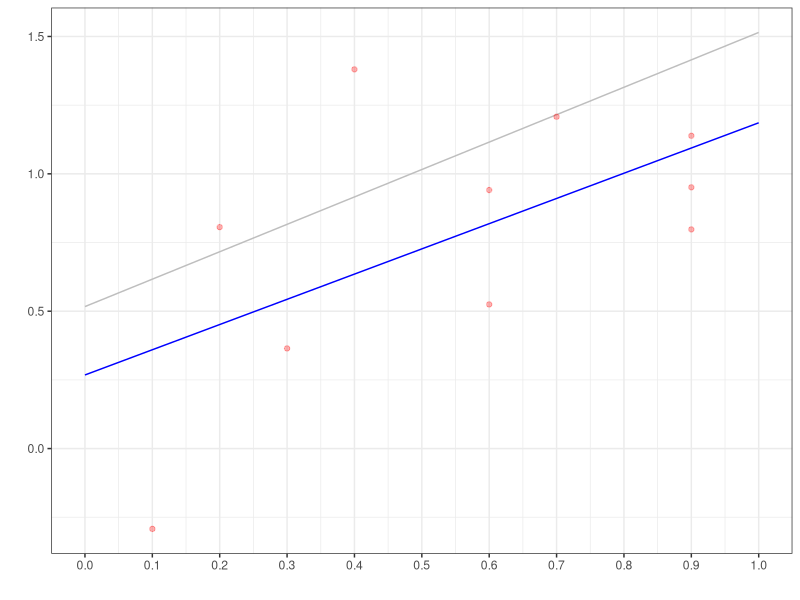
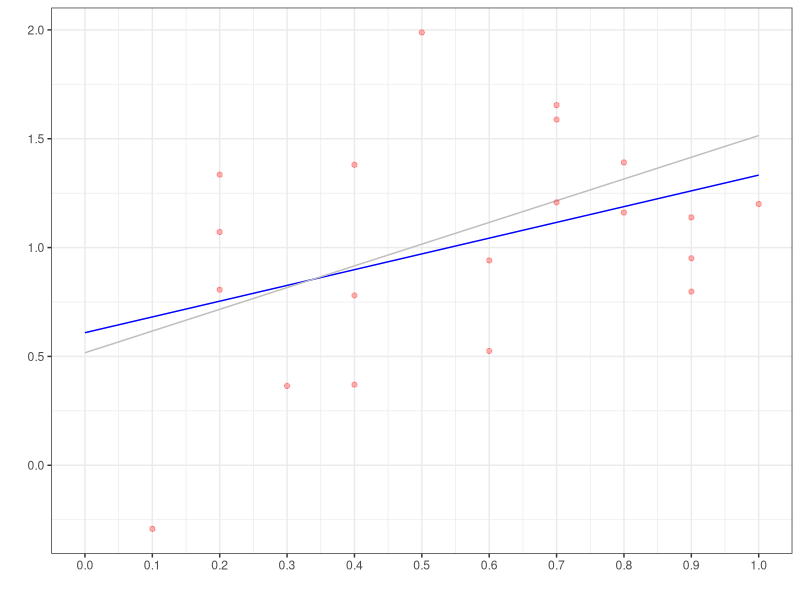
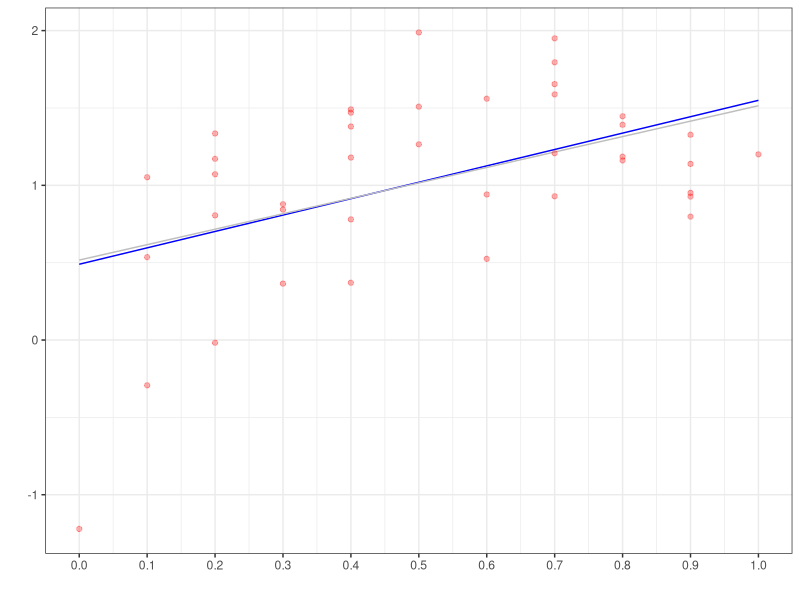
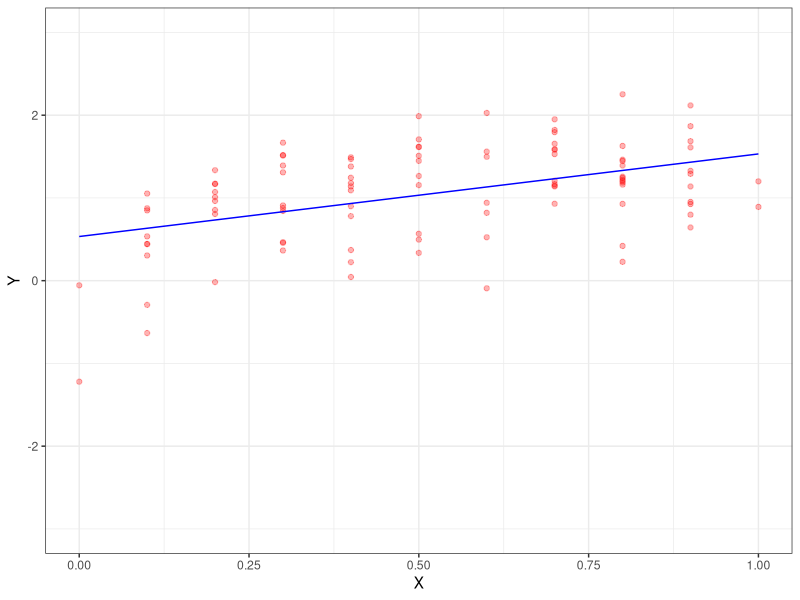
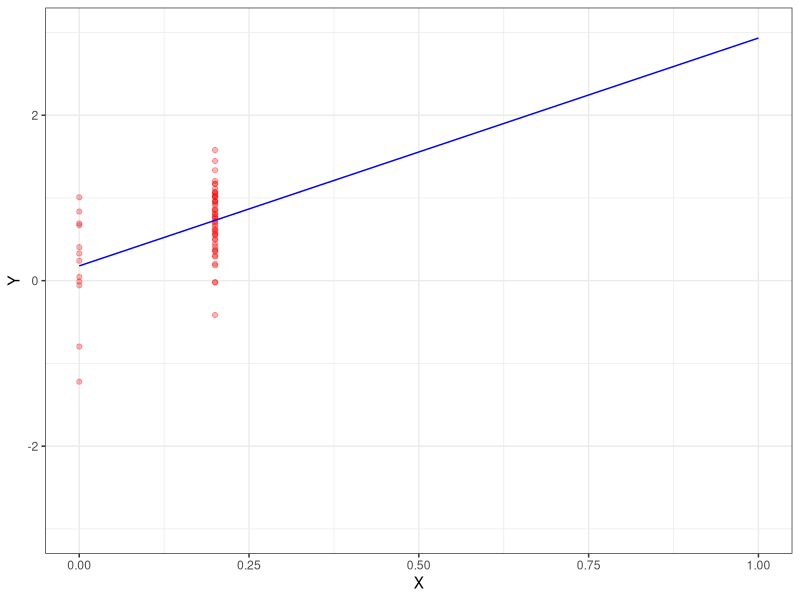
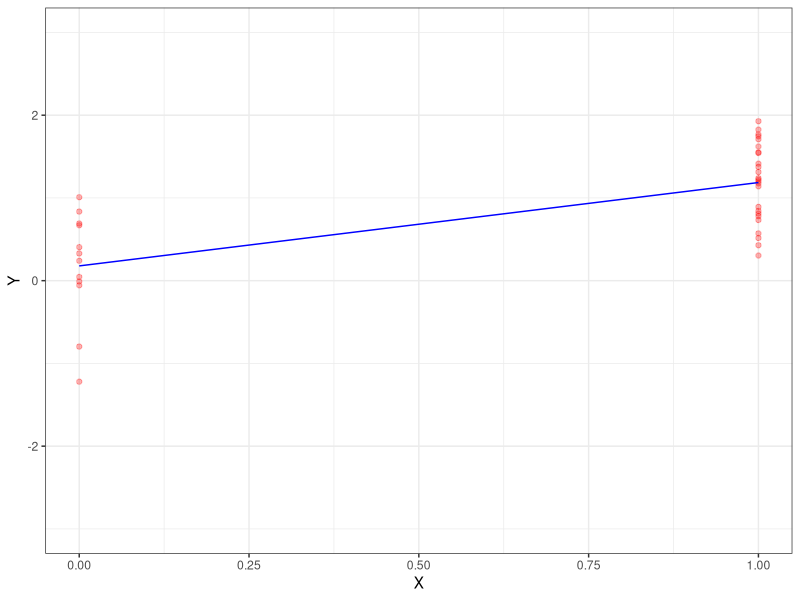
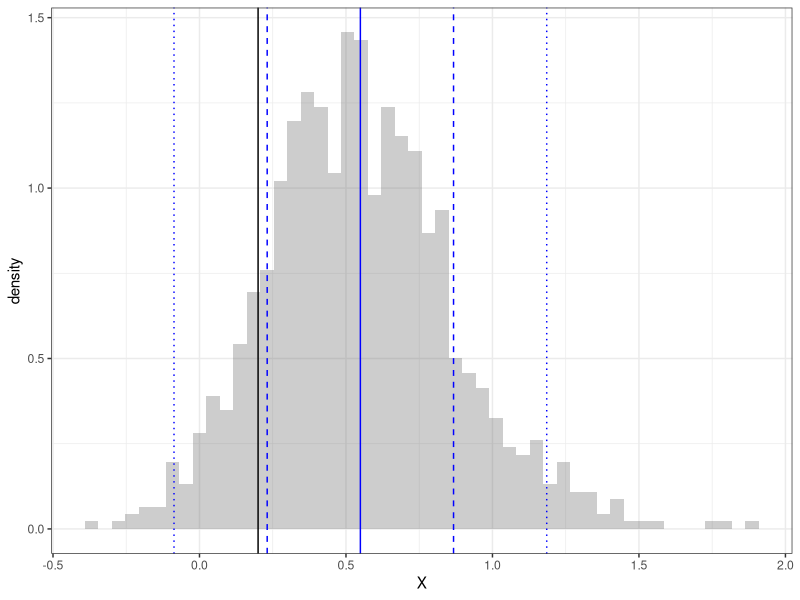
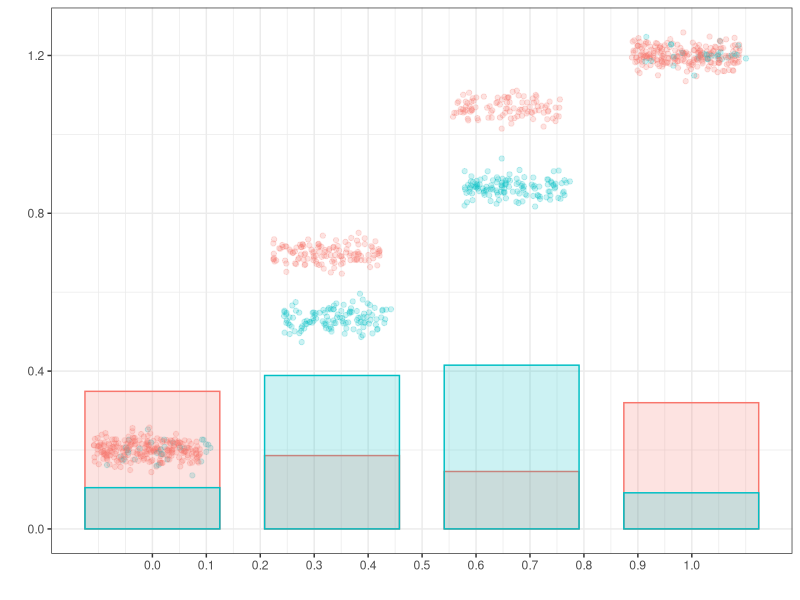

Write the R code that produced these figures, in order.
## ---- chunk 1
library(purrr)
library(tibble)
library(dplyr)
library(magrittr)
library(ggplot2)
theme_set(theme_bw())
## ---- chunk 2
#| layout-ncol: 3
set.seed(1)
mu = function(x){.2 + x + .5*sinpi(x)}
n = c(10, 20, 40, 1000000)
X = round(runif(max(n)), 1)
Y = mu(X) + .5*rnorm(max(n))
data = data.frame(X=X, Y=Y)
pop.model = lm(Y~X, data=data)
for(ii in 1:3) { 
  model = lm(Y~X, data=data[1:n[ii], ])
  grid = expand.grid(X=seq(0,1,by=.01))
  plot = ggplot(grid) + geom_line(aes(x=X, y=predict(model, newdata=grid)), color='blue') + 
    geom_line(aes(x=X, y=predict(pop.model, newdata=grid)), color='gray') + 
    geom_point(aes(x=X, y=Y), data=data[1:n[ii], ], color='red', alpha=.3) + 
    scale_x_continuous(breaks=seq(0,1,by=.1)) + xlab('') + ylab('') + theme_bw()
  print(plot)
}
## ---- chunk 3
#| layout-ncol: 3
n = 100
model1 = lm(Y~X, data=data[1:n, ])
grid = expand.grid(X=seq(0,1,by=.01))
ggplot(data[1:n,]) + geom_point(aes(x=X, y=Y), color='red', alpha=.3) + 
  geom_line(aes(x=X, y=predict(model1, newdata=data.frame(X=X))), data=grid, color='blue') +
  coord_cartesian(ylim=c(-3,3), xlim=c(0,1))

model2 = lm(Y~X, data=data[data$X %in% c(0,.2) & 1:nrow(data) <= 500, ])
ggplot(data[data$X %in% c(0,.2) & 1:nrow(data) <= 500, ]) +
 geom_point(aes(x=X, y=Y), color='red', alpha=.3) + 
  geom_line(aes(x=X, y=predict(model2, newdata=data.frame(X=X))), data=grid, color='blue') +
  coord_cartesian(ylim=c(-3,3), xlim=c(0,1)) 

model3 = lm(Y~X, data=data[data$X %in% c(0,1) & 1:nrow(data) <= 500, ])
ggplot(data[data$X %in% c(0,1) & 1:nrow(data) <= 500, ]) +
 geom_point(aes(x=X, y=Y), color='red', alpha=.3) + 
  geom_line(aes(x=X, y=predict(model3, newdata=data.frame(X=X))), data=grid, color='blue') +
  coord_cartesian(ylim=c(-3,3), xlim=c(0,1)) 
## ---- chunk 4
sampdist = replicate(1000, {
  samp = data[sample(1:nrow(data), 13, replace=TRUE), ]
  model = lm(Y~X, data=samp)
  c(coef(model)[1])
})
ggplot() + geom_histogram(aes(x=X, y=after_stat(density)), 
  data=data.frame(X=sampdist), bins=50, alpha=.3) +
  geom_vline(aes(xintercept=mu(0)), color='black') +
  geom_vline(aes(xintercept=mean(sampdist)), color='blue') +
  geom_vline(aes(xintercept=mean(sampdist)+c(-1,1)*sd(sampdist)), color='blue', linetype='dashed') + 
  geom_vline(aes(xintercept=mean(sampdist)+c(-2,2)*sd(sampdist)), color='blue', linetype='dotted') 
## ---- chunk 5
library(ggplot2)
mu = function(d, x){.2 + (1-d)*sinpi(x/2) + d*x}
pi = function(x){ 1 - (.1 + .8*abs(cospi(x))) }

set.seed(1)
n = 1000
X = sample(seq(0,1,by=.333), n, replace=T)
D = rbinom(n, 1, pi(X))
Y = mu(D,X) + .02*rnorm(n)
data = data.frame(X=X, D=D, Y=Y)
summaries = data %>% group_by(D,X) %>% summarize(mu=mean(Y), n = n()) %>%
                     group_by(D) %>% mutate(f=n/sum(n))

scatter = ggplot(data) + 
  geom_point(aes(x=X+.01*(2*D-1), y=Y, color=factor(D)), 
             position=position_jitter(w=.1,h=0), alpha=.2) + 
  scale_x_continuous(breaks=seq(0,1,by=.1)) + xlab('') + ylab('') + 
  geom_col(aes(x=X, y=f, fill=factor(D), color=factor(D)), data=summaries, position='identity', alpha=.2, width=.25) +
  guides(color='none', fill='none') + theme_bw()
scatter 
## ---- chunk 6
f0 = summaries %>% filter(D==0)
f0 = f0[order(f0$X),]
f1 = summaries %>% filter(D==1)
f1 = f1[order(f1$X),]
options(digits=2)
## ---- chunk 7
#| echo: true
additive.model = lm(Y~D+X, data=data) 
summary(additive.model)
## ---- chunk 8
muhat.additive = function(d,x) { predict(additive.model, newdata=data.frame(X=x,D=d)) }
grid = expand.grid(X=seq(0,1,by=.01), D=0:1)
scatter + geom_line(aes(x=X, y=muhat.additive(D,X), color=factor(D)), data=grid)
## ---- chunk 9
#| echo: true

quadratic.formula  = Y ~ D*(1+X+I(X^2))
quadratic.model = lm(quadratic.formula, data=data) 
summary(quadratic.model)
## ---- chunk 10
muhat.quadratic = function(d,x) { predict(quadratic.model, newdata=data.frame(X=x,D=d)) }
grid = expand.grid(X=seq(0,1,by=.01), D=0:1)
scatter + geom_line(aes(x=X, y=muhat.quadratic(D,X), color=factor(D)), data=grid)
## ---- chunk 11
estimate.ATT = function(model, data) {
  X = data$X
  D = data$D
  muhat = function(d,x) { predict(model, newdata=data.frame(X=x,D=d)) }
  mean(muhat(1,X[D==1]) - muhat(0, X[D==1]))
}
## ---- chunk 12
set.seed(1)
## ---- chunk 13
#| echo: true  
#| cache: true 
B=1000
ATT.boot = rep(NA,B)
for( b in 1:B ){
  bootind = sample(1:nrow(data),size=nrow(data),replace=TRUE)
  data.boot = data[bootind,]
  model.boot = lm(quadratic.formula, data=data.boot) 
  ATT.boot[b] = estimate.ATT(model.boot, data.boot)
}
## ---- chunk 14
#| echo: true
sd(ATT.boot)/sqrt(n)
## ---- chunk 15
ggplot() + geom_histogram(aes(x=ATT.boot, y=after_stat(density)), alpha=.3, fill='orange') 
## ---- chunk 16
ATTweights = function(d,x) { d + (1-d)*pi(x)/(1-pi(x)) }
data$ATTweights = ATTweights(data$D, data$X)
additive.model.ipw = lm(Y~D+X, data=data, weights=ATTweights) 
summary(additive.model.ipw)
## ---- chunk 17
#| layout-nrow: 2
muhat.ipw.additive = function(d,x) { predict(additive.model.ipw, newdata=data.frame(X=x,D=d)) }
scatter + 
  geom_line(aes(x=X, y=muhat.additive(D, X), color=factor(D)), data=grid) +
  geom_line(aes(x=X, y=muhat.ipw.additive(D,X), color=factor(D)), data=grid, linetype='dashed')
## ---- chunk 18
#| cache: true
set.seed(1) 
B=5000
ATT.boot = data.frame(additive=rep(NA,B), additive.ipw=rep(NA,B), quadratic=rep(NA,B))
for( b in 1:B ){
  bootind = sample(1:nrow(data),size=nrow(data),replace=TRUE)
  data.boot = data[bootind,]
  boot.model.additive.ipw = lm(Y~D+X, data=data.boot, weights=ATTweights)
  boot.model.quadratic = lm(quadratic.formula, data=data.boot)
  boot.model.additive = lm(Y~D+X, data=data.boot)
  ATT.boot$additive[b] = estimate.ATT(boot.model.additive, data.boot)
  ATT.boot$additive.ipw[b] = estimate.ATT(boot.model.additive.ipw, data.boot)
  ATT.boot$quadratic[b] = estimate.ATT(boot.model.quadratic, data.boot) 
}
## ---- chunk 19
ATT.point = data.frame(additive.ipw = estimate.ATT(additive.model.ipw, data),
                       additive = estimate.ATT(additive.model, data),
                       quadratic = estimate.ATT(quadratic.model, data))
## ---- chunk 20
ggplot(ATT.boot) + 
  geom_histogram(aes(x=additive, y=after_stat(density)), alpha=.3, fill='orange', bins=100) +
  geom_histogram(aes(x=quadratic, y=after_stat(density)), alpha=.3,  fill='magenta', bins=100) + 
  geom_histogram(aes(x=additive.ipw, y=after_stat(density)), alpha=.3,  fill='blue', bins=100) +
  geom_pointrange(aes(y=20, x=ATT.point$additive, xmin=ATT.point$additive-2*sd(ATT.boot$additive), xmax=ATT.point$additive+2*sd(ATT.boot$additive)), color='orange') + 
  geom_pointrange(aes(y=30, x=ATT.point$quadratic, xmin=ATT.point$quadratic-2*sd(ATT.boot$quadratic), xmax=ATT.point$quadratic+2*sd(ATT.boot$quadratic)), color='magenta') +
  geom_pointrange(aes(y=40, x=ATT.point$additive.ipw, xmin=ATT.point$additive.ipw-2*sd(ATT.boot$additive.ipw), xmax=ATT.point$additive.ipw+2*sd(ATT.boot$additive.ipw)), color='blue') + xlab('') + ylab('')
## ---- chunk 21
set.seed(5)

mu = function(d, x){.2 + x + (1-d) }
pi = function(x){ 1 - .01 -.98*abs(cospi(x/2)) }

m = 10000
X = sample(seq(0,1,by=.3333), m, replace=T)
D = rbinom(m, 1, pi(X))
Y = mu(D,X) + .02*rnorm(m)
pop = data.frame(X=X, D=D, Y=Y)

pop.scatter = ggplot(pop) + 
  geom_point(aes(x=X+.01*(2*D-1), y=Y, color=factor(D)), 
             position=position_jitter(w=.1,h=0), alpha=.3, size=1) + 
  scale_x_continuous(breaks=seq(0,1,by=.1)) + xlab('') + ylab('') + 
  geom_histogram(aes(x=X, y=.4*after_stat(density), fill=factor(D), color=factor(D)), 
    position='identity', bins=10, alpha=.2) +
  guides(color='none', fill='none') + theme_bw()

n = 1000
set.seed(7)
data = pop[sample(1:nrow(pop), n, replace=TRUE), ]
summaries = data %>% group_by(D,X) %>% summarize(mu=mean(Y), n = n()) %>%
                     group_by(D) %>% mutate(f=n/sum(n))

grid = expand.grid(X=seq(0,1,by=.3333), D=0:1)
sample.scatter = ggplot(data) + 
  geom_point(aes(x=X+.01*(2*D-1), y=Y, color=factor(D)), 
             position=position_jitter(w=.1,h=0), alpha=.2, size=2) + 
  scale_x_continuous(breaks=seq(0,1,by=.1)) + xlab('') + ylab('') + 
  geom_col(aes(x=X, y=f, fill=factor(D), color=factor(D)), data=summaries, position='identity', alpha=.2, width=.25) +
  geom_line(aes(x=X, y=pi(X)), data=grid, size=1, color='purple') +
  geom_point(aes(x=X, y=pi(X)), data=grid, color='purple') +
  guides(color='none', fill='none') + theme_bw()

#pop.scatter 
sample.scatter
## ---- chunk 22
B = 5000
estimates = data.frame(additive=rep(NA,B), additive.ipw=rep(NA,B)) 
set.seed(7)
for( b in 1:B ){
  data = pop[sample(1:nrow(pop), n, replace=TRUE), ]
  data$ATTweights = data$D + (1-data$D)*pi(data$X)/(1-pi(data$X)) 
  additive.model.ipw = lm(Y~D+X, data=data, weights=ATTweights)
  additive.model     = lm(Y~D+X, data=data)
  estimates$additive[b]     = estimate.ATT(additive.model, data)
  estimates$additive.ipw[b] = estimate.ATT(additive.model.ipw, data)
}
## ---- chunk 23
ggplot(estimates) + 
  geom_histogram(aes(x=additive, y=after_stat(density)), alpha=.3, fill='orange', bins=50) +
  geom_histogram(aes(x=additive.ipw, y=after_stat(density)), alpha=.3, fill='blue', bins=50)
## ---- chunk 24
set.seed(7)
data = pop[sample(1:nrow(pop), n, replace=TRUE), ]
lm(Y~D, data=data)
## ---- chunk 25
additive.model = lm(Y~D+X, data=data)
summary(additive.model)
## ---- chunk 26
data$weights = data$D + (1-data$D)*pi(data$X)/(1-pi(data$X))
univariate.model.ipw = lm(Y~D, data=data, weights=weights)
summary(univariate.model.ipw)
## ---- chunk 27
muhat.univariate.ipw = function(d,x) { predict(univariate.model.ipw, newdata=data.frame(X=x,D=d)) }
sample.scatter + geom_line(aes(x=X, y=muhat.univariate.ipw(D,X), color=factor(D)), data=grid) + 
                 geom_point(aes(x=X, y=muhat.univariate.ipw(D,X), color=factor(D)), data=grid)  
